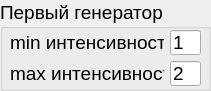
  <widget class="QGroupBox" name="groupBox">
   <property name="geometry">
    <rect>
     <x>10</x>
     <y>40</y>
     <width>211</width>
     <height>91</height>
    </rect>
   </property>
   <property name="font">
    <font>
     <family>Helvetica</family>
     <pointsize>14</pointsize>
    </font>
   </property>
   <property name="title">
    <string>Первый генератор</string>
   </property>
   <widget class="QWidget" name="gridLayoutWidget">
    <property name="geometry">
     <rect>
      <x>10</x>
      <y>30</y>
      <width>191</width>
      <height>56</height>
     </rect>
    </property>
    <property name="font">
     <font>
      <family>Helvetica</family>
     </font>
    </property>
    <layout class="QGridLayout" name="gridLayout_3">
     <item row="1" column="0">
      <widget class="QLabel" name="label_b">
       <property name="font">
        <font>
         <family>Helvetica</family>
         <pointsize>14</pointsize>
        </font>
       </property>
       <property name="text">
        <string notr="true">max интенсивность</string>
       </property>
      </widget>
     </item>
     <item row="0" column="1">
      <widget class="QLineEdit" name="line_edit_min_gen_int">
       <property name="font">
        <font>
         <family>Helvetica</family>
         <pointsize>14</pointsize>
        </font>
       </property>
       <property name="text">
        <string>1</string>
       </property>
      </widget>
     </item>
     <item row="0" column="0">
      <widget class="QLabel" name="label_a">
       <property name="font">
        <font>
         <family>Helvetica</family>
         <pointsize>14</pointsize>
        </font>
       </property>
       <property name="text">
        <string notr="true">min интенсивность</string>
       </property>
      </widget>
     </item>
     <item row="1" column="1">
      <widget class="QLineEdit" name="line_edit_max_gen_int">
       <property name="font">
        <font>
         <family>Helvetica</family>
         <pointsize>14</pointsize>
        </font>
       </property>
       <property name="text">
        <string>2</string>
       </property>
      </widget>
     </item>
    </layout>
   </widget>
  </widget>
